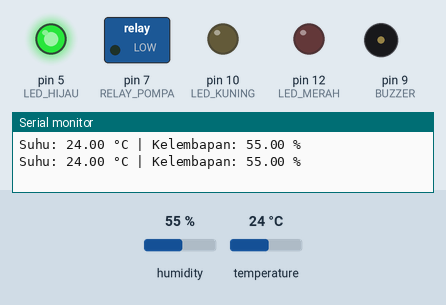
Bench run of a sketch on a simulated Arduino Uno, built with avr-gcc and run on an emulated ATmega328P. Shown: switched loads named in the sketch (green lamp = pin HIGH), output pins drawn as LEDs (lit = HIGH), buzzer (waves = sounding, pin HIGH), the last lines printed to the serial monitor. The inputs (shaded band) are chosen by the test bench; at power-on: temperature 24 °C, humidity 55 %.

Above: at 3.8 s.
3.9 s: temperature set to 29.2 °C
7.8 s: temperature set to 30.4 °C
At 10.3 s:
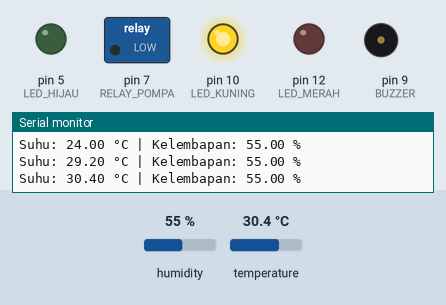
11.7 s: temperature set to 34.4 °C
15.6 s: temperature set to 35.8 °C
At 19.1 s:
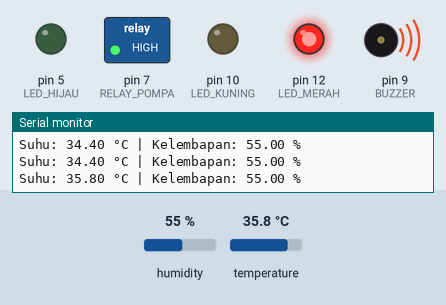
19.5 s: temperature set to 12 °C
At 21.6 s:
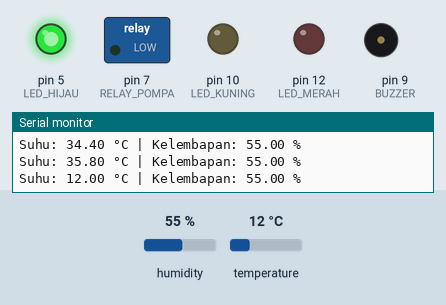
23.4 s: temperature set to 33 °C
At 25.3 s:
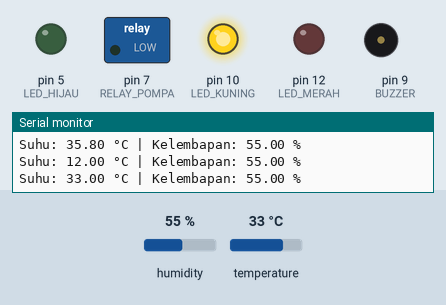
Timing chart, 0 to 26.8 s (numbered marks = the images above; inputs shaded):
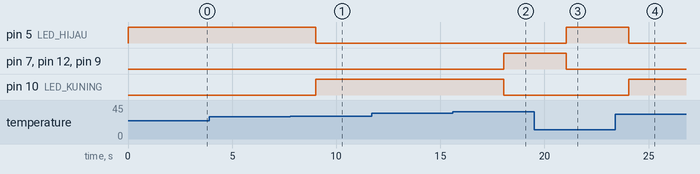

The sketch:

TUGAS1_B.ino
```cpp
#include <DHT.h>

#define DHTPIN 8
#define DHTTYPE DHT22
DHT dht(DHTPIN, DHTTYPE);

#define LED_HIJAU 5
#define LED_KUNING 10
#define LED_MERAH 12
#define RELAY_POMPA 7
#define BUZZER 9

void setup() {
  Serial.begin(9600);
  dht.begin();

  pinMode(LED_HIJAU, OUTPUT);
  pinMode(LED_KUNING, OUTPUT);
  pinMode(LED_MERAH, OUTPUT);
  pinMode(RELAY_POMPA, OUTPUT);
  pinMode(BUZZER, OUTPUT);

  digitalWrite(LED_HIJAU, LOW);
  digitalWrite(LED_KUNING, LOW);
  digitalWrite(LED_MERAH, LOW);
  digitalWrite(RELAY_POMPA, LOW);
  digitalWrite(BUZZER, LOW);
}

void loop() {
  float suhu = dht.readTemperature();
  float hum = dht.readHumidity();

  if (isnan(suhu) || isnan(hum)) {
    Serial.println("Gagal membaca DHT!");
    delay(2000);
    return;
  }

  Serial.print("Suhu: "); Serial.print(suhu);
  Serial.print(" °C | Kelembapan: "); Serial.print(hum);
  Serial.println(" %");

  if (suhu > 35) {
    digitalWrite(LED_MERAH, HIGH);
    digitalWrite(LED_KUNING, LOW);
    digitalWrite(LED_HIJAU, LOW);
    digitalWrite(BUZZER, HIGH);
    digitalWrite(RELAY_POMPA, HIGH);
  }
  else if (suhu >= 30 && suhu <= 35) {
    digitalWrite(LED_KUNING, HIGH);
    digitalWrite(LED_MERAH, LOW);
    digitalWrite(LED_HIJAU, LOW);
    digitalWrite(BUZZER, LOW);
    digitalWrite(RELAY_POMPA, LOW);
  }
  else {
    digitalWrite(LED_HIJAU, HIGH);
    digitalWrite(LED_KUNING, LOW);
    digitalWrite(LED_MERAH, LOW);
    digitalWrite(BUZZER, LOW);
    digitalWrite(RELAY_POMPA, LOW);
  }

  delay(3000);
}
```

Measured:
- the behaviour switches between 29.9 and 30 °C on temperature (found by bisection; images 0 and 1)
- the behaviour switches between 35 and 35.1 °C on temperature (found by bisection; images 1 and 2)
- after the input at 7.8 s, pin 5 (LED_HIJAU): HIGH → LOW after 1.2 s; pin 10 (LED_KUNING): LOW → HIGH after 1.2 s
- after the input at 15.6 s, pin 7 (RELAY_POMPA), pin 12 (LED_MERAH), pin 9 (BUZZER): LOW → HIGH after 2.4 s; pin 10 (LED_KUNING): HIGH → LOW after 2.4 s
- after the input at 19.5 s, pin 5 (LED_HIJAU): LOW → HIGH after 1.6 s; pin 7 (RELAY_POMPA), pin 12 (LED_MERAH), pin 9 (BUZZER): HIGH → LOW after 1.6 s
- after the input at 23.4 s, pin 5 (LED_HIJAU): HIGH → LOW after 0.66 s; pin 10 (LED_KUNING): LOW → HIGH after 0.66 s
